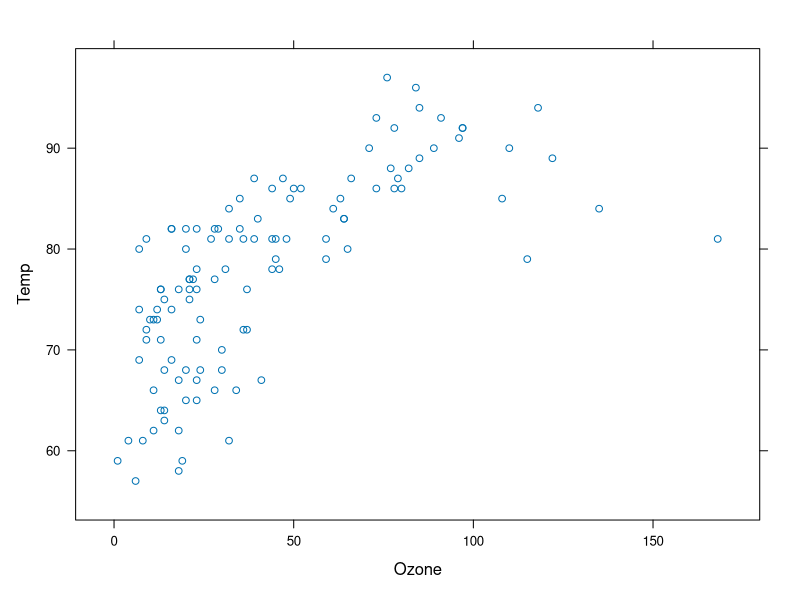
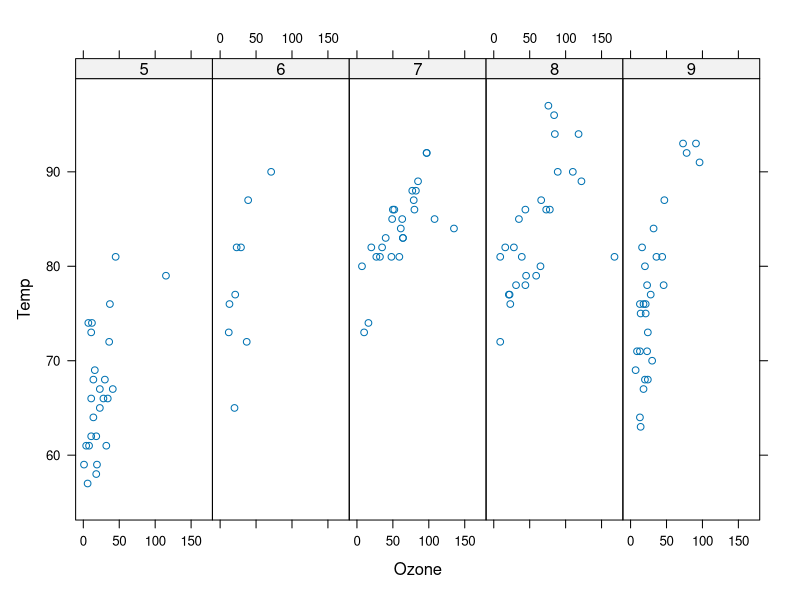
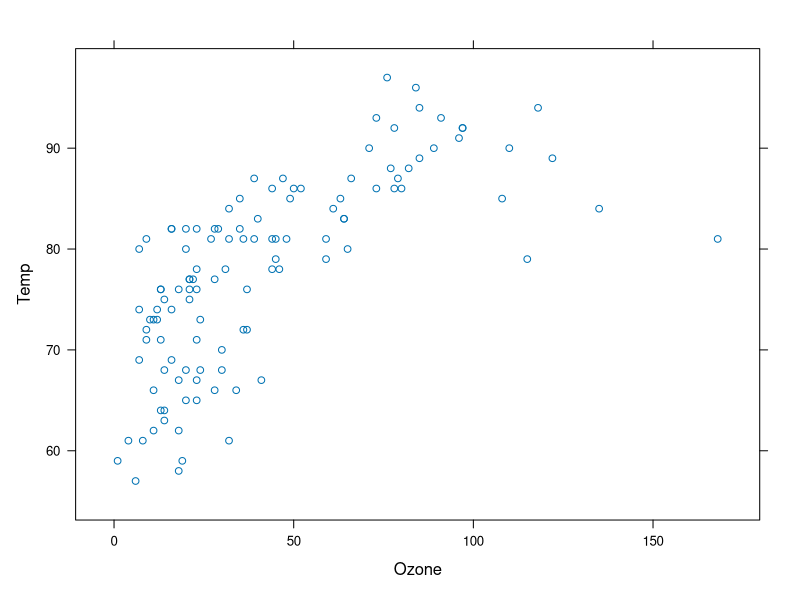
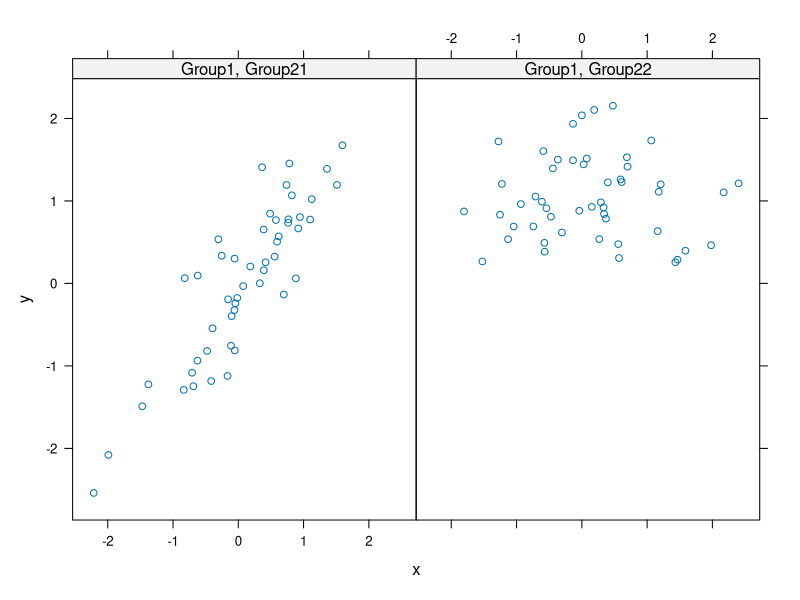
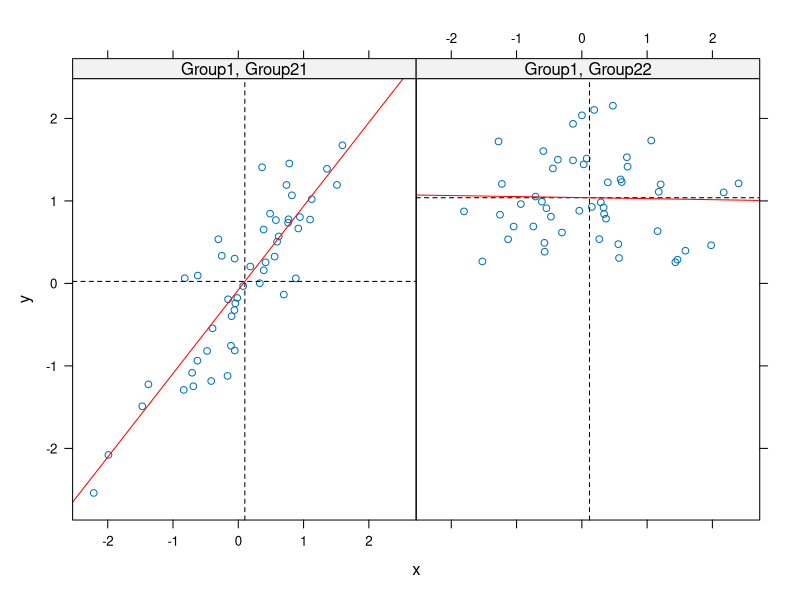

R code for these plots, in order:
# Lattice Plotting System

# -------------------------------------------------------------------------------------------- #
# 加载lattice package
library(lattice)

# xyplot()
# 查看Temp和Ozone之间的关系
xyplot(Temp ~ Ozone, data = airquality)

# 查看在不同的Month下，Temp和Ozone之间的关系
# 将Month转化分factor分类变量
airquality$Month <- factor(airquality$Month)
# layout, 已知数据集的Month为5个月份，所以所以设置布局为5列1行
xyplot(Temp ~ Ozone | Month, data = airquality, layout = c(5, 1))

# 证明lattice函数会返回一个类对象
# 如果将其存在一个变量中
# 画板不会有图表打印
# 需要手动调用print()打印
# 如果不将其存在一个变量中
# 则会自动调用print()打印图表
q <- xyplot(Temp ~ Ozone, data = airquality)
print(q)

# panel()
# 设置种子点
# 设置种子点的意义在于每次产生的随机数是一样的
# 比如在某个程序中运用到了随机数，并得出了一个结果
# 但是你觉得这个结果和预期的不太一致
# 因此你想找别人帮你检查哪里出现了问题
# 如果没有设置种子点
# 别人无法和你生成一模一样的随机数
# 无法验证你在哪一步出现了错误
set.seed(1)
x <- rnorm(100)
# 0和1各占50个
f <- rep(0:1, each = 50)
y <- x + f - f * x + rnorm(100, sd = 0.5)
f <- factor(f, labels = c("Group1, Group2"))
xyplot(y ~ x | f, layout = c(2, 1))

 # 自定义面板风格
xyplot(y ~ x | f, panel = function(x, y) {
  # 调用默认的panel.xyplot(x, y)
  panel.xyplot(x, y)
  # 在x轴和y轴的均值处，画一条虚线
  panel.abline(v = mean(x), h = mean(y), lty = 2)
  # 添加拟合x和y的回归线
  panel.lmline(x, y, col = "red")
})


